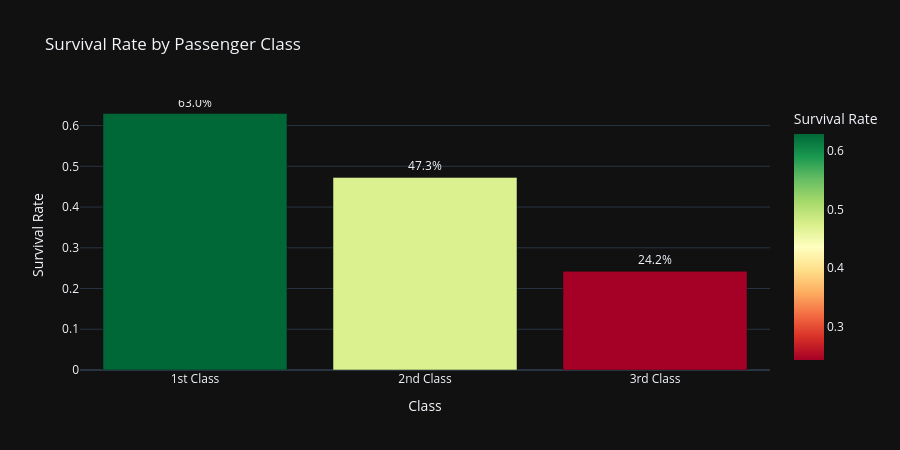

Notebook code for this chart:
### Markdown cell above
### 2.1 Interactive Bar Chart — Survival Rate by Class

### Code cell
# Plotly Express — beautiful interactive charts in 1-2 lines
# Hover over bars to see exact values

survival_by_class = df.groupby("Pclass")["Survived"].mean().reset_index()
survival_by_class.columns = ["Class", "Survival Rate"]
survival_by_class["Class"] = ["1st Class", "2nd Class", "3rd Class"]

fig = px.bar(
    survival_by_class,
    x="Class",
    y="Survival Rate",
    color="Survival Rate",
    color_continuous_scale="RdYlGn",
    title="Survival Rate by Passenger Class",
    text="Survival Rate",
)

fig.update_traces(texttemplate="%{text:.1%}", textposition="outside")
fig.update_layout(template="plotly_dark", height=450, showlegend=False)

fig.show()
print("Interactive bar chart done!")

### Figure 1 — Plotly figure (JSON) as saved in the notebook; plotly's stock layout.template omitted (floating-point values rounded to 4 significant figures)
{"data": [{"hovertemplate": "Class=%{x}<br>Survival Rate=%{marker.color}<extra></extra>", "legendgroup": "", "marker": {"color": [0.6296, 0.4728, 0.2424], "coloraxis": "coloraxis", "pattern": {"shape": ""}}, "name": "", "orientation": "v", "showlegend": false, "text": [0.6296, 0.4728, 0.2424], "textposition": "outside", "texttemplate": "%{text:.1%}", "type": "bar", "x": ["1st Class", "2nd Class", "3rd Class"], "xaxis": "x", "y": [0.6296, 0.4728, 0.2424], "yaxis": "y"}], "layout": {"barmode": "relative", "coloraxis": {"colorbar": {"title": {"text": "Survival Rate"}}, "colorscale": [[0, "rgb(165,0,38)"], [0.1, "rgb(215,48,39)"], [0.2, "rgb(244,109,67)"], [0.3, "rgb(253,174,97)"], [0.4, "rgb(254,224,139)"], [0.5, "rgb(255,255,191)"], [0.6, "rgb(217,239,139)"], [0.7, "rgb(166,217,106)"], [0.8, "rgb(102,189,99)"], [0.9, "rgb(26,152,80)"], [1, "rgb(0,104,55)"]]}, "height": 450, "legend": {"tracegroupgap": 0}, "showlegend": false, "title": {"text": "Survival Rate by Passenger Class"}, "xaxis": {"anchor": "y", "domain": [0, 1], "title": {"text": "Class"}}, "yaxis": {"anchor": "x", "domain": [0, 1], "title": {"text": "Survival Rate"}}}}
